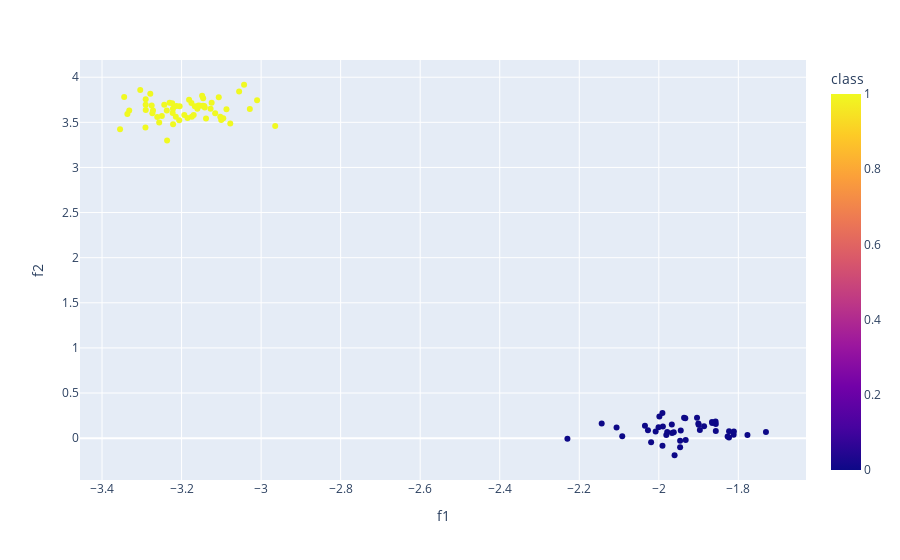

The notebook cell saved with this chart:
### Code cell
px.scatter(events[4], x='f1', y='f2', color='class')
